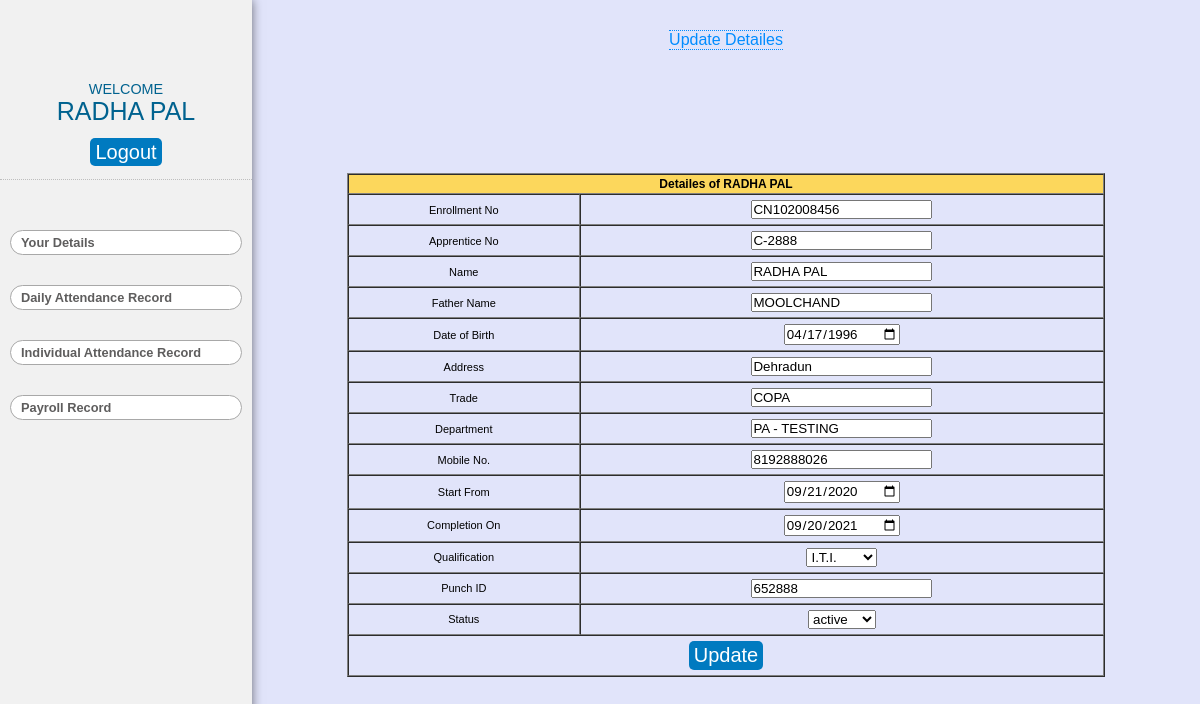
The app's page /update-details.php?apprentice_no=C-2888 (signed in) with its own data.
### tables this page shows
CREATE TABLE `apprentice` (
  `sn` int(11) NOT NULL,
  `enrollment_no` varchar(255) NOT NULL,
  `apprentice_no` varchar(255) NOT NULL,
  `name` varchar(255) NOT NULL,
  `father_name` varchar(255) NOT NULL,
  `dob` date NOT NULL,
  `address` varchar(255) NOT NULL,
  `trade` varchar(255) NOT NULL,
  `department` varchar(255) NOT NULL,
  `mobile` varchar(255) NOT NULL,
  `start_from` date NOT NULL,
  `completion_on` date NOT NULL,
  `qualification` int(11) NOT NULL,
  `punch_id` varchar(100) NOT NULL,
  `status` int(11) NOT NULL DEFAULT 1,
  `role` int(11) NOT NULL,
  `password` varchar(100) NOT NULL
);

### update-details.php (the view, shortened to what this page needs)
<!DOCTYPE html>
<html lang="en">
<head>
</head>
<body>
    <section class="content">
        <div class="main">
            <?php include_once "side-1.php"; ?>
            <div class="side-2" style="overflow-y:scroll">
                <div class="app-reg ">
                    <div class="upper-tab">
                    <p>Update Detailes</p>
                    </div>
                    <div class="input-table">
                        <?php include "backend/db.php";
                        $apprentice_no = "";
                        if (isset($_GET['apprentice_no'])) {
                            $apprentice_no = $_GET['apprentice_no'];
                        }
                        $sql = "SELECT * from apprentice WHERE apprentice_no = '{$apprentice_no}'";
                        $result = mysqli_query($conn, $sql) or die("Query failed");
                        if (mysqli_num_rows($result) > 0) {
                            while ($row = mysqli_fetch_assoc($result)) {
                        ?>
                                <table width="100%" border="1" cellpadding="1" cellspacing="0" style="text-align:center; ">
                                    <thead>
                                        <tr>
                                            <th colspan="2">Detailes of <?php echo $row['name']; ?> </th>
                                        </tr>
                                    </thead>
                                    <form action="backend/update-details-save.php?apprentice_id=<?php echo $apprentice_no; ?>" method="POST">
                                        <tbody>
                                            <tr>
                                                <td>Enrollment No</td>
                                                <td><input type="text" name="enrollment_no" value="<?php echo $row['enrollment_no']; ?>" ></td>
                                            </tr>
                                            <tr>
                                                <td>Apprentice No</td>
                                                <td><input type="text" name="apprentice_no" value="<?php echo $row['apprentice_no']; ?>"></td>
                                            </tr>
                                            <tr>
                                                <td>Name</td>
                                                <td><input type="text" name="name" value="<?php echo $row['name']; ?>"></td>
                                            </tr>
                                            <tr>
                                                <td>Father Name</td>
                                                <td><input type="text" name="father_name" value="<?php echo $row['father_name']; ?>"></td>
                                            </tr>
                                            <tr>
                                                <td>Date of Birth</td>
                                                <td><input type="date" name="dob" value="<?php echo $row['dob']; ?>"></td>
                                            </tr>
                                            <tr>
                                                <td>Address</td>
                                                <td><input type="text" name="address" value="<?php echo $row['address']; ?>"></td>
                                            </tr>
                                            <tr>
                                                <td>Trade</td>
                                                <td><input type="text" name="trade" value="<?php echo $row['trade']; ?>"></td>
                                            </tr>
                                            <tr>
                                                <td>Department</td>
                                                <td><input type="text" name="department" value="<?php echo $row['department']; ?>"></td>
                                            </tr>
                                            <tr>
                                                <td>Mobile No.</td>
                                                <td><input type="text" name="mobile" value="<?php echo $row['mobile']; ?>"></td>
                                            </tr>
                                            <tr>
                                                <td>Start From</td>
                                                <td><input type="date" name="from" value="<?php echo $row['start_from']; ?>"></td>
                                            </tr>
                                            <tr>
                                                <td>Completion On</td>
                                                <td><input type="date" name="to" value="<?php echo $row['completion_on']; ?>"></td>
                                            </tr>
                                            <tr>
                                                <td>Qualification</td>
                                                <td><select name="qualification" id="qualification">
                                                        <?php
                                                        $sql2 = "SELECT * from qualifications";
                                                        $result2 = mysqli_query($conn, $sql2);
                                                        if (mysqli_num_rows($result2) > 0) {
                                                            while ($row2 = mysqli_fetch_assoc($result2)) {
                                                                if ($row['qualification'] == $row2['q_id']) {
                                                                    $selected = "selected";
                                                                } else {
                                                                    $selected = "";
                                                                }
                                                                echo "<option {$selected} value={$row2['q_id']}>{$row2['qualification']}</option>";
                                                            }
                                                        }
                                                        ?>
                                                    </select></td>
                                            </tr>
                                            <tr>
                                                <td>Punch ID </td>
                                                <td><input type="text" name="punch_id" value="<?php echo $row['punch_id']; ?>"></td>
                                            </tr>
                                            <tr>
                                                <td>Status </td>
                                                <td>
                                                    <select name="status" id="status">
                                                        <?php
                                                        $sql1 = "SELECT * from apprentice_status";
                                                        $result1 = mysqli_query($conn, $sql1);
                                                        if (mysqli_num_rows($result1) > 0) {
                                                            while ($row1 = mysqli_fetch_assoc($result1)) {
                                                                if ($row['status'] == $row1['status_id']) {
                                                                    $selected = "selected";
                                                                } else {
                                                                    $selected = "";
                                                                }
                                                                echo "<option {$selected} value={$row1['status_id']}>{$row1['status']}</option>";
                                                            }
                                                        }
                                                        ?>
                                                    </select>
                                                </td>
                                            </tr>
                                            <tr>
                                                <td colspan="2">
                                                    <input type="submit" name="update" value="Update" class="btn">
                                                </td>
                                            </tr>
                                        </tbody>
                                    </form>
                                </table>
                        <?php
                            }
                        }
                        ?>
                    </div>
                </div>
            </div>
        </div>
    </section>
</body>
</html>

### styles.css (style rules this page uses)
* { box-sizing: border-box; margin: 0; padding: 0; scroll-behavior: smooth; font-family: "Poppins", sans-serif; }
body { width: 100vw; height: 100vh; }
section { height: 100vh; max-width: 100%; padding: 20px; }
.btn { background-color: rgb(0, 183, 255); color: white; font-size: 20px; border-radius: 5px; transition: 0.5s ease-in-out; padding: 10px 10px; border: none; outline: none; }
.content { padding: 0; }
.main { height: 100%; display: flex; width: 100vw; }
.btn { background-color: rgb(0, 122, 192); padding: 3px 5px; outline: none; border: none; color: #fff; border-radius: 5px; cursor: pointer; }
.side-2 { width: 79%; height: 100vh; overflow-y: scroll; background-color: rgba(193, 200, 244, 0.484); }
.upper-tab { border-top: 1px dotted rgb(0, 140, 255); border-bottom: 1px dotted rgb(0, 140, 255); color: rgb(0, 140, 255); }
.app-reg { padding-top: 30px; width: 100%; height: 100%; display: flex; flex-direction: column; justify-content: center; align-items: center; }
.input-table { height: 80%; margin: auto; width: 80%; display: flex; justify-content: center; align-items: center; }
thead { background-color: rgb(252, 215, 92); font-size: 12px; }
th { padding: 2px; }
tr { height: 20px; }
td { font-size: 11px; padding: 5px 5px; }

### records on screen
apprentice: name "RADHA PAL", enrollment_no "CN102008456", apprentice_no "C-2888", father_name "MOOLCHAND", dob "04/17/1996", address "Dehradun", trade "COPA", department "PA - TESTING", mobile "8192888026", from "09/21/2020", to "09/20/2021", punch_id "652888"

### other values on screen
$_SESSION['name'] "RADHA PAL"
form field qualification "I.T.I."
form field status "active"
